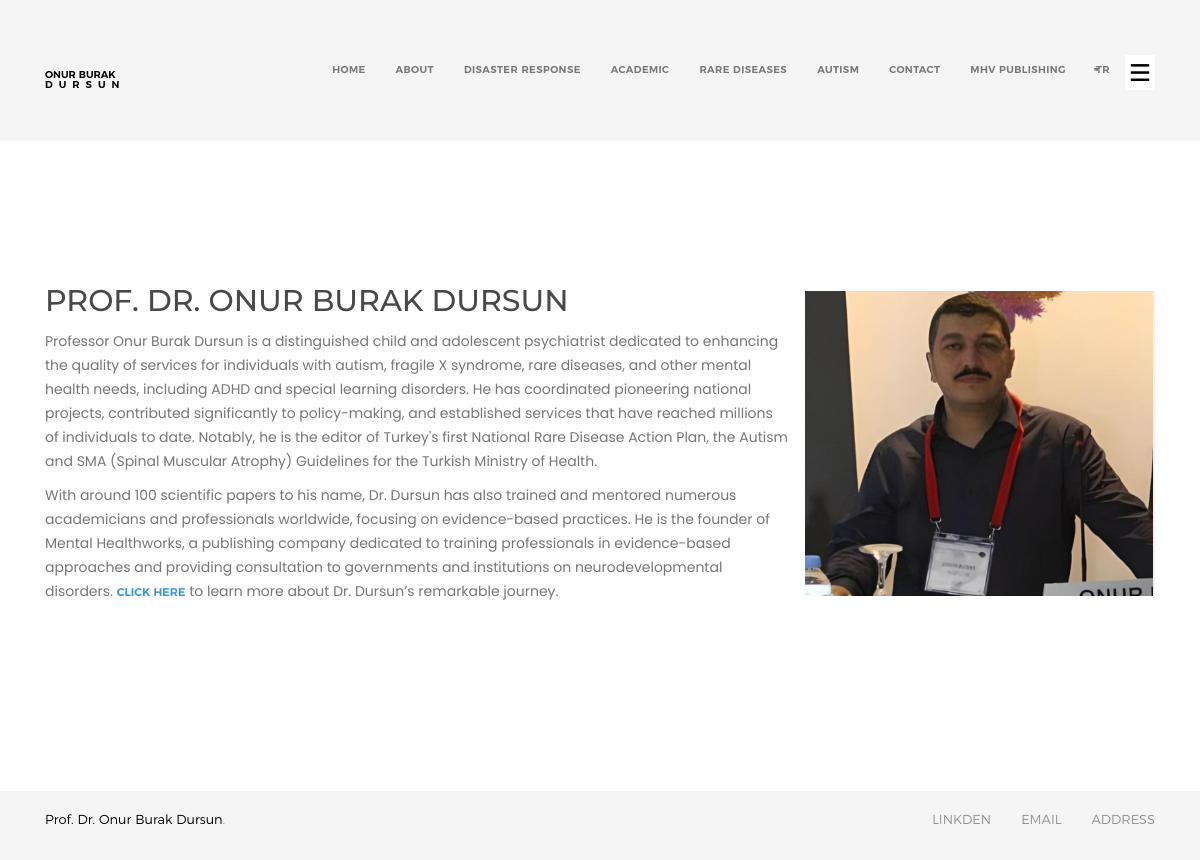
The page / on the database its author committed.
### publish/models.py (models this page shows, shortened)
class Home(models.Model):
    name = models.CharField(max_length=200)
    description = RichTextField(blank=True, null=True)
    image = models.ImageField(upload_to='media/', blank=True, null=True)

### publish/views.py (the view)
# urls.py: path('', index, name='index'),
def index(request):
    context = {
        'homes': Home.objects.all()[:1],
    }
    return render(request, 'Base/index.html', context)

### templates/Base/index.html (shortened to what this page needs)
{% extends 'Home/base.html' %}
{% load static %}
{% block content %}
    <link href="https://unpkg.com/aos@2.3.1/dist/aos.css" rel="stylesheet">
<section class="blog-area bg-color section-padding" id="blog">
    <div class="bottom slider-area text-center" style="height: 450px">
        <div class="container">
            {% for home in homes %}
                <div class="row align-items-center">
                    <div class="col-md-8 text-left">
                        <div class="slider-text">
                            <h2 class="font-30 weight-500  repeating-animation" data-aos="fade-right" data-aos-delay="100">{{ home.name|title }}</h2>
                            <div data-aos="fade-right" data-aos-delay="300">
                                <p class="font-16 line-height-28 text-justify"
                                   style="text-decoration: none; color: #8a8a8a">
                                    {{ home.description|safe }}
                                </p>
                            </div>
                        </div>
                    </div>
                    <div class="col-md-4 mt-50" data-aos="fade-left" data-aos-delay="500">
                        <div class="img-rounded img-circle img-responsive slider-img text-right img-fluid  rounded-circle mx-auto d-block">
                            <img src="{{home.image.url}}" alt="Image Layer"/>
                        </div>
                    </div>
                </div>
            {% endfor %}
        </div>
    </div>
</section>
{% endblock %}

### static/assets/css/style.css (style rules this page uses)
body { font-family: 'Poppins', sans-serif; font-size: 14px; line-height: 24px; font-weight: 400; color: #a1a1a1; background-color: #fff; overflow-x: hidden; -webkit-text-size-adjust: 100%; -webkit-overflow-scrolling: touch; -webkit-font-smoothing: antialiased; }
html { font-family: 'Poppins', sans-serif; }
html, body { width: 100%; height: 100%; }
img { max-width:100%; }
a { color: #ffffff; font-family: 'montserratsemibold'; font-weight: 400; text-transform: uppercase; line-height: 1; }
a,a > * { outline: none; cursor: pointer; text-decoration: none; }
a, .navbar a, .form-control { -webkit-transition: all 0.3s ease; -o-transition: all 0.3s ease; transition: all 0.3s ease; }
p { font-family: 'Poppins', sans-serif; color: #767676; font-size: 14px; line-height: 24px; font-weight: 400; margin: 0; }
h1, h2, h3, h4, h5, h6 { font-family: 'montserratsemibold'; font-weight: 400; color: #4f4f4f; margin: 0 0 15px; text-transform:uppercase; }
h2 { font-size: 32px; color: #484848; font-family: 'Montserrat', sans-serif; font-weight: 700; }
.section-padding { padding: 100px 0; }
.mt-50 { margin-top: 50px; }
.font-16 { font-size: 16px }
.font-30 { font-size: 30px }
.line-height-28 { line-height: 28px; }
@media only screen and (min-width: 1200px) { .container { width: 1170px; } }
.container .row, .container-fluid .row { margin-bottom: 0; }
.container .row { margin-right: -15px; margin-left: -15px; }
.slider-text { left: 15px; margin-top: -135px; position: absolute; top: 50%; }

### rows shown on the page
Home: name "PROF. DR. ONUR BURAK DURSUN", description "Professor Onur Burak Dursun is a distinguished child and adolescent psychiatrist dedicated to enhancing the quality of services for individuals with autism, fragile X syndrome, rare diseases, and other mental health needs, including ADHD and special learning disorders. He has coordinated pioneering national projects, contributed significantly to policy-making, and established services that have reached millions of individuals to date. Notably, he is the editor of Turkey's first National Rare Disease Action Plan, the Autism and SMA (Spinal Muscular Atrophy) Guidelines for the Turkish Ministry of Health. With around 100 scientific papers to his name, Dr. Dursun has also trained and mentored…", image (picture)
